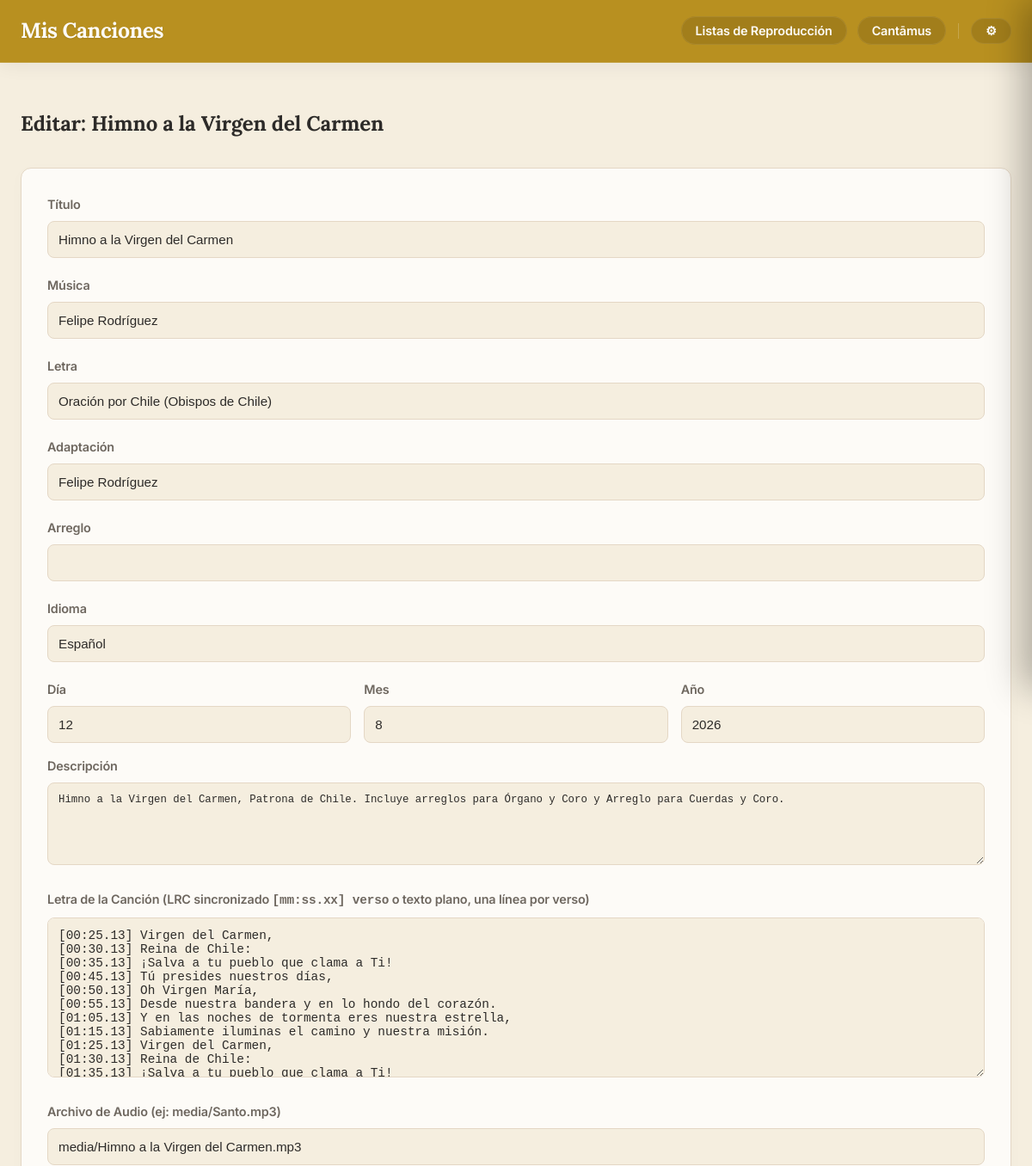
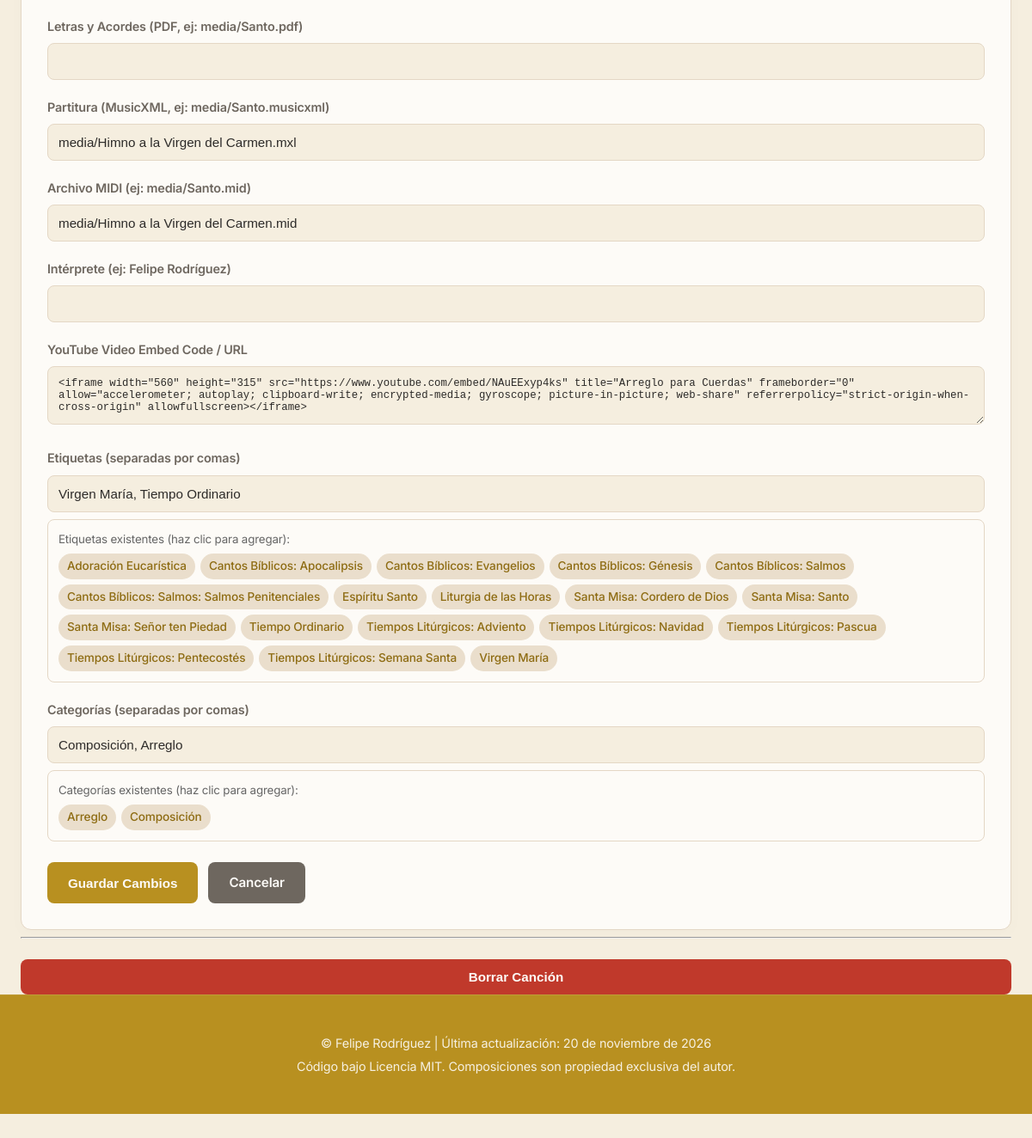
The page /composicion/34/edit (signed in) on the database its author committed (2 pictures, top to bottom).
### models.py (models this page shows, shortened)
class Cancion(db.Model):
    __tablename__ = 'cancion'
    id = db.Column(db.Integer, primary_key=True)
    titulo = db.Column(db.String(150), nullable=False)
    musica = db.Column(db.String(100))
    letra = db.Column(db.String(100))
    adaptacion = db.Column(db.String(100))
    arreglo = db.Column(db.String(100), nullable=True)
    idioma = db.Column(db.String(50))
    dia = db.Column(db.Integer, nullable=True)
    mes = db.Column(db.Integer, nullable=True)
    anio = db.Column(db.Integer)
    descripcion = db.Column(db.Text)
    audio = db.Column(db.String(150))
    letras_acordes = db.Column(db.String(150))
    partitura = db.Column(db.String(150))
    midi = db.Column(db.String(150))
    tags_json = db.Column(db.String(500))
    tipo = db.Column(db.String(50), nullable=False, default='local')
    categorias_json = db.Column(db.String(200))
    youtube_video_embed = db.Column(db.Text)
    youtube_audio_embed = db.Column(db.Text)
    interprete = db.Column(db.String(200), nullable=True)
    ensambles_json = db.Column(db.Text, nullable=True)
    descargas_json = db.Column(db.Text, nullable=True)
    audios_json = db.Column(db.Text, nullable=True)
    tipo_pdf = db.Column(db.String(50), nullable=True)  # 'partitura' o 'letras_acordes'
    letras_json = db.Column(db.Text, nullable=True)  # {"sincronizada": bool, "lineas": [{"t": seg|null, "text": str}]}
    @property
    def letras(self):
        return json.loads(self.letras_json) if self.letras_json else None
    @property
    def tags(self):
        return json.loads(self.tags_json) if self.tags_json else []
    @property
    def categorias(self):
        return json.loads(self.categorias_json) if self.categorias_json else []

### app.py (the view, shortened to what this page needs)
@app.route('/composicion/<int:comp_id>/edit', methods=['GET', 'POST'])
@login_required
def edit_cancion(comp_id):
    cancion_a_editar = Cancion.query.get_or_404(comp_id)
    todas_las_canciones = Cancion.query.all()
    todos_los_tags = sorted(list({t.strip() for c in todas_las_canciones for t in c.tags if t and t.strip()}))
    todas_las_categorias = sorted(list({cat.strip() for c in todas_las_canciones for cat in c.categorias if cat and cat.strip()}))
    return render_template(
        'edit_cancion.html',
        cancion=cancion_a_editar,
        letras_lrc=letras_to_lrc(cancion_a_editar.letras),
        todos_los_tags=todos_los_tags,
        todas_las_categorias=todas_las_categorias
    )

### app.py (called while the page is built)
@app.context_processor
def inject_globals():
    try:
        with open('build_date.txt', 'r', encoding='utf-8') as f:
            date_str = f.read().strip()
    except Exception:
        date_str = "Desconocida"
    return dict(last_update=date_str, FEATURES=FEATURES)

def login_required(f):
    @wraps(f)
    def decorated_function(*args, **kwargs):
        if 'logged_in' not in session:
            return redirect(url_for('login', next=request.url))
        return f(*args, **kwargs)
    return decorated_function

@app.before_request
def check_formacion_feature():
    if request.path.startswith('/formacion') and not FEATURES.get('formacion_liturgica', False):
        abort(404)

### services/lyrics_service.py (called while the page is built)
def letras_to_lrc(letras):
    if not letras:
        return ''
    out = []
    for l in letras.get('lineas', []):
        t = l.get('t')
        if t is None:
            out.append(l['text'])
        else:
            m, s = divmod(t, 60)
            out.append('[%02d:%05.2f] %s' % (int(m), s, l['text']))
    return '\n'.join(out)

### templates/edit_cancion.html (shortened to what this page needs)
{% extends "base.html" %}
{% block content %}
    <h2>Editar: {{ cancion.titulo }}</h2>
    <form method="post" class="edit-form">
        <div class="form-group">
            <label for="titulo">Título</label>
            <input type="text" id="titulo" name="titulo" value="{{ cancion.titulo }}" required>
        </div>
        <div class="form-group">
            <label for="musica">Música</label>
            <input type="text" id="musica" name="musica" value="{{ cancion.musica or '' }}">
        </div>
        <div class="form-group">
            <label for="letra">Letra</label>
            <input type="text" id="letra" name="letra" value="{{ cancion.letra or '' }}">
        </div>
        <div class="form-group">
            <label for="adaptacion">Adaptación</label>
            <input type="text" id="adaptacion" name="adaptacion" value="{{ cancion.adaptacion or '' }}">
        </div>
        <div class="form-group">
            <label for="arreglo">Arreglo</label>
            <input type="text" id="arreglo" name="arreglo" value="{{ cancion.arreglo or '' }}">
        </div>
        <div class="form-group">
            <label for="idioma">Idioma</label>
            <input type="text" id="idioma" name="idioma" value="{{ cancion.idioma or '' }}">
        </div>
        <div class="date-group" style="display: flex; gap: 15px; margin-bottom: 15px;">
            <div class="form-group" style="flex: 1; margin-bottom: 0;">
                <label for="dia">Día</label>
                <input type="number" id="dia" name="dia" min="1" max="31" value="{{ cancion.dia or '' }}">
            </div>
            <div class="form-group" style="flex: 1; margin-bottom: 0;">
                <label for="mes">Mes</label>
                <input type="number" id="mes" name="mes" min="1" max="12" value="{{ cancion.mes or '' }}">
            </div>
            <div class="form-group" style="flex: 1; margin-bottom: 0;">
                <label for="anio">Año</label>
                <input type="number" id="anio" name="anio" value="{{ cancion.anio or '' }}">
            </div>
        </div>
        <div class="form-group">
            <label for="descripcion">Descripción</label>
            <textarea id="descripcion" name="descripcion" rows="5">{{ cancion.descripcion or '' }}</textarea>
        </div>
        <div class="form-group">
            <label for="letras_lrc">Letra de la Canción (LRC sincronizado <code>[mm:ss.xx] verso</code> o texto plano, una línea por verso)</label>
            <textarea id="letras_lrc" name="letras_lrc" rows="10" style="font-family: monospace; font-size: 0.9rem;" placeholder="[00:25.13] Virgen del Carmen,&#10;[00:30.13] Reina de Chile:">{{ letras_lrc or '' }}</textarea>
        </div>
        <div class="form-group">
            <label for="audio">Archivo de Audio (ej: media/Santo.mp3)</label>
            <input type="text" id="audio" name="audio" value="{{ cancion.audio or '' }}">
        </div>
        <div class="form-group">
            <label for="letras_acordes">Letras y Acordes (PDF, ej: media/Santo.pdf)</label>
            <input type="text" id="letras_acordes" name="letras_acordes" value="{{ cancion.letras_acordes or '' }}">
        </div>
        <div class="form-group">
            <label for="partitura">Partitura (MusicXML, ej: media/Santo.musicxml)</label>
            <input type="text" id="partitura" name="partitura" value="{{ cancion.partitura or '' }}">
        </div>
        <div class="form-group">
            <label for="midi">Archivo MIDI (ej: media/Santo.mid)</label>
            <input type="text" id="midi" name="midi" value="{{ cancion.midi or '' }}">
        </div>
        <div class="form-group">
            <label for="interprete">Intérprete (ej: Felipe Rodríguez)</label>
            <input type="text" id="interprete" name="interprete" value="{{ cancion.interprete or '' }}">
        </div>
        <div class="form-group">
            <label for="youtube_video_embed">YouTube Video Embed Code / URL</label>
            <textarea id="youtube_video_embed" name="youtube_video_embed" rows="3">{{ cancion.youtube_video_embed or '' }}</textarea>
        </div>
        <div class="form-group">
            <label for="tags">Etiquetas (separadas por comas)</label>
            <input type="text" id="tags" name="tags" value="{{ cancion.tags | join(', ') }}">
            <div class="tags-selector" style="margin-top: 8px;">
                <small style="color: #666; display: block; margin-bottom: 4px;">Etiquetas existentes (haz clic para agregar):</small>
                <div class="available-tags" style="display: flex; flex-wrap: wrap; gap: 6px;">
                    {% for tag in todos_los_tags %}
                        <span class="tag-badge" onclick="addTag('{{ tag }}')">{{ tag }}</span>
                    {% endfor %}
                </div>
            </div>
        </div>
        <div class="form-group">
            <label for="categorias">Categorías (separadas por comas)</label>
            <input type="text" id="categorias" name="categorias" value="{{ cancion.categorias | join(', ') }}">
            <div class="tags-selector" style="margin-top: 8px;">
                <small style="color: #666; display: block; margin-bottom: 4px;">Categorías existentes (haz clic para agregar):</small>
                <div class="available-tags" style="display: flex; flex-wrap: wrap; gap: 6px;">
                    {% for cat in todas_las_categorias %}
                        <span class="tag-badge" onclick="addCategoria('{{ cat }}')">{{ cat }}</span>
                    {% endfor %}
                </div>
            </div>
        </div>
        <div class="form-actions">
            <button type="submit" class="btn-guardar">Guardar Cambios</button>
            <a href="{{ url_for('ver_composicion', comp_id=cancion.id) }}" class="btn-cancelar">Cancelar</a>
        </div>
    </form>
    <hr>
    <form method="post" action="{{ url_for('delete_cancion', comp_id=cancion.id) }}" onsubmit="return confirm('¿Estás seguro de que quieres borrar esta canción? Esta acción no se puede deshacer.');" class="delete-form">
        <button type="submit" class="btn-borrar">Borrar Canción</button>
    </form>
{% endblock %}

### rows shown on the page
Cancion: titulo "Himno a la Virgen del Carmen", musica "Felipe Rodríguez", letra "Oración por Chile (Obispos de Chile)", adaptacion "Felipe Rodríguez", idioma "Español", dia "12", mes "8", anio "2026", descripcion "Himno a la Virgen del Carmen, Patrona de Chile. Incluye arreglos para Órgano y Coro y Arreglo para Cuerdas y Coro.", audio "media/Himno a la Virgen del Carmen.mp3", partitura "media/Himno a la Virgen del Carmen.mxl", midi "media/Himno a la Virgen del Carmen.mid", youtube_video_embed "<iframe width=\"560\" height=\"315\" src=\"https://www.youtube.com/embed/NAuEExyp4ks\" title=\"Arreglo para Cuerdas\" frameborder=\"0\" allow=\"accelerometer; autoplay; clipboard-write; encrypted-media; gyroscope; picture-in-picture; web-share\" referrerpolicy=\"strict-origin-when-cross-origin\" allowfullscreen></iframe>", tags "Virgen María, Tiempo Ordinario", categorias "Composición, Arreglo"

### other values the page prints
{{ tag }} "Adoración Eucarística" "Cantos Bíblicos: Apocalipsis" "Cantos Bíblicos: Evangelios" "Cantos Bíblicos: Génesis" "Cantos Bíblicos: Salmos" "Cantos Bíblicos: Salmos: Salmos Penitenciales" "Espíritu Santo" "Liturgia de las Horas" "Santa Misa: Cordero de Dios" "Santa Misa: Santo" "Santa Misa: Señor ten Piedad" "Tiempo Ordinario" "Tiempos Litúrgicos: Adviento" "Tiempos Litúrgicos: Navidad" "Tiempos Litúrgicos: Pascua" "Tiempos Litúrgicos: Pentecostés" "Tiempos Litúrgicos: Semana Santa" "Virgen María"
{{ cat }} "Arreglo" "Composición"
{{ last_update }} "20 de noviembre de 2026"
